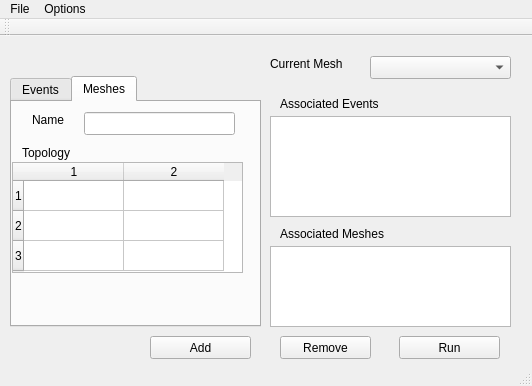
<?xml version="1.0" encoding="UTF-8"?>
<ui version="4.0">
 <class>MainWindow</class>
 <widget class="QMainWindow" name="MainWindow">
  <property name="geometry">
   <rect>
    <x>0</x>
    <y>0</y>
    <width>532</width>
    <height>386</height>
   </rect>
  </property>
  <property name="windowTitle">
   <string>MainWindow</string>
  </property>
  <widget class="QWidget" name="centralWidget">
   <widget class="QPushButton" name="pushButton">
    <property name="geometry">
     <rect>
      <x>280</x>
      <y>300</y>
      <width>91</width>
      <height>23</height>
     </rect>
    </property>
    <property name="text">
     <string>Remove</string>
    </property>
   </widget>
   <widget class="QTabWidget" name="tabWidget">
    <property name="geometry">
     <rect>
      <x>10</x>
      <y>40</y>
      <width>251</width>
      <height>251</height>
     </rect>
    </property>
    <property name="currentIndex">
     <number>1</number>
    </property>
    <widget class="QWidget" name="tab">
     <attribute name="title">
      <string>Events</string>
     </attribute>
     <widget class="QTableWidget" name="tableWidget">
      <property name="geometry">
       <rect>
        <x>10</x>
        <y>50</y>
        <width>221</width>
        <height>191</height>
       </rect>
      </property>
      <property name="showGrid">
       <bool>true</bool>
      </property>
      <property name="cornerButtonEnabled">
       <bool>true</bool>
      </property>
      <property name="rowCount">
       <number>6</number>
      </property>
      <property name="columnCount">
       <number>2</number>
      </property>
      <attribute name="horizontalHeaderVisible">
       <bool>false</bool>
      </attribute>
      <attribute name="verticalHeaderVisible">
       <bool>false</bool>
      </attribute>
      <row/>
      <row/>
      <row/>
      <row/>
      <row/>
      <row/>
      <column/>
      <column/>
     </widget>
     <widget class="QComboBox" name="eventComboBox">
      <property name="geometry">
       <rect>
        <x>110</x>
        <y>10</y>
        <width>131</width>
        <height>23</height>
       </rect>
      </property>
     </widget>
     <widget class="QLabel" name="label">
      <property name="geometry">
       <rect>
        <x>10</x>
        <y>10</y>
        <width>80</width>
        <height>16</height>
       </rect>
      </property>
      <property name="text">
       <string>Select Event:</string>
      </property>
     </widget>
     <zorder>eventComboBox</zorder>
     <zorder>tableWidget</zorder>
     <zorder>label</zorder>
    </widget>
    <widget class="QWidget" name="tab_2">
     <attribute name="title">
      <string>Meshes</string>
     </attribute>
     <widget class="QTableWidget" name="tableWidget_mesh">
      <property name="geometry">
       <rect>
        <x>0</x>
        <y>60</y>
        <width>231</width>
        <height>111</height>
       </rect>
      </property>
      <property name="rowCount">
       <number>3</number>
      </property>
      <property name="columnCount">
       <number>2</number>
      </property>
      <row/>
      <row/>
      <row/>
      <column/>
      <column/>
     </widget>
     <widget class="QLabel" name="label_4">
      <property name="geometry">
       <rect>
        <x>10</x>
        <y>40</y>
        <width>101</width>
        <height>21</height>
       </rect>
      </property>
      <property name="text">
       <string>Topology</string>
      </property>
     </widget>
     <widget class="QLabel" name="label_5">
      <property name="geometry">
       <rect>
        <x>20</x>
        <y>10</y>
        <width>57</width>
        <height>15</height>
       </rect>
      </property>
      <property name="text">
       <string>Name</string>
      </property>
     </widget>
     <widget class="QLineEdit" name="lineEdit">
      <property name="geometry">
       <rect>
        <x>72</x>
        <y>10</y>
        <width>151</width>
        <height>23</height>
       </rect>
      </property>
     </widget>
    </widget>
   </widget>
   <widget class="QLabel" name="label_2">
    <property name="geometry">
     <rect>
      <x>270</x>
      <y>20</y>
      <width>101</width>
      <height>16</height>
     </rect>
    </property>
    <property name="text">
     <string>Current Mesh</string>
    </property>
   </widget>
   <widget class="QComboBox" name="meshComboBox">
    <property name="geometry">
     <rect>
      <x>370</x>
      <y>20</y>
      <width>141</width>
      <height>23</height>
     </rect>
    </property>
   </widget>
   <widget class="QLabel" name="label_3">
    <property name="geometry">
     <rect>
      <x>280</x>
      <y>60</y>
      <width>141</width>
      <height>16</height>
     </rect>
    </property>
    <property name="text">
     <string>Associated Events</string>
    </property>
   </widget>
   <widget class="QPushButton" name="pushButton_2">
    <property name="geometry">
     <rect>
      <x>399</x>
      <y>300</y>
      <width>101</width>
      <height>23</height>
     </rect>
    </property>
    <property name="text">
     <string>Run</string>
    </property>
   </widget>
   <widget class="QListWidget" name="listWidget">
    <property name="geometry">
     <rect>
      <x>270</x>
      <y>210</y>
      <width>241</width>
      <height>81</height>
     </rect>
    </property>
   </widget>
   <widget class="QLabel" name="label_6">
    <property name="geometry">
     <rect>
      <x>280</x>
      <y>190</y>
      <width>141</width>
      <height>16</height>
     </rect>
    </property>
    <property name="text">
     <string>Associated Meshes</string>
    </property>
   </widget>
   <widget class="QPushButton" name="pushButton_3">
    <property name="geometry">
     <rect>
      <x>150</x>
      <y>300</y>
      <width>101</width>
      <height>23</height>
     </rect>
    </property>
    <property name="text">
     <string>Add</string>
    </property>
   </widget>
   <widget class="QListWidget" name="EventList">
    <property name="geometry">
     <rect>
      <x>270</x>
      <y>80</y>
      <width>241</width>
      <height>101</height>
     </rect>
    </property>
   </widget>
  </widget>
  <widget class="QToolBar" name="mainToolBar">
   <attribute name="toolBarArea">
    <enum>TopToolBarArea</enum>
   </attribute>
   <attribute name="toolBarBreak">
    <bool>false</bool>
   </attribute>
  </widget>
  <widget class="QStatusBar" name="statusBar"/>
  <widget class="QMenuBar" name="menuBar">
   <property name="geometry">
    <rect>
     <x>0</x>
     <y>0</y>
     <width>532</width>
     <height>20</height>
    </rect>
   </property>
   <widget class="QMenu" name="menuUberGUI">
    <property name="title">
     <string>File</string>
    </property>
    <addaction name="separator"/>
    <addaction name="action_Exit"/>
   </widget>
   <widget class="QMenu" name="menuOptions">
    <property name="title">
     <string>Options</string>
    </property>
   </widget>
   <addaction name="menuUberGUI"/>
   <addaction name="menuOptions"/>
  </widget>
  <action name="action_Exit">
   <property name="text">
    <string>Exit</string>
   </property>
  </action>
 </widget>
 <layoutdefault spacing="6" margin="11"/>
 <resources/>
 <connections/>
</ui>
